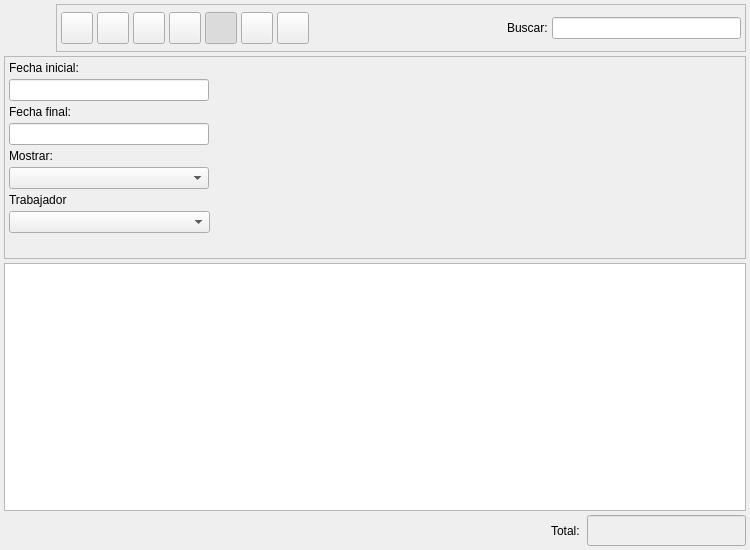
<?xml version="1.0" encoding="UTF-8"?>
<ui version="4.0">
 <author>Tomeu Borras</author>
 <class>TicketClienteListBase</class>
 <widget class="QWidget" name="TicketClienteListBase">
  <property name="enabled">
   <bool>true</bool>
  </property>
  <property name="geometry">
   <rect>
    <x>0</x>
    <y>0</y>
    <width>750</width>
    <height>550</height>
   </rect>
  </property>
  <property name="minimumSize">
   <size>
    <width>750</width>
    <height>550</height>
   </size>
  </property>
  <property name="windowTitle">
   <string>Tickets a clientes</string>
  </property>
  <property name="windowIcon">
   <iconset resource="../../../bulmages.qrc">
    <normaloff>:/Images/client-delivery-note-list.png</normaloff>:/Images/client-delivery-note-list.png</iconset>
  </property>
  <layout class="QGridLayout">
   <property name="margin">
    <number>4</number>
   </property>
   <property name="spacing">
    <number>4</number>
   </property>
   <item row="1" column="0">
    <widget class="QFrame" name="m_busqueda">
     <property name="minimumSize">
      <size>
       <width>16</width>
       <height>185</height>
      </size>
     </property>
     <property name="frameShape">
      <enum>QFrame::StyledPanel</enum>
     </property>
     <property name="frameShadow">
      <enum>QFrame::Raised</enum>
     </property>
     <layout class="QGridLayout">
      <property name="margin">
       <number>4</number>
      </property>
      <property name="spacing">
       <number>4</number>
      </property>
      <item row="8" column="0">
       <spacer>
        <property name="orientation">
         <enum>Qt::Vertical</enum>
        </property>
        <property name="sizeType">
         <enum>QSizePolicy::Preferred</enum>
        </property>
        <property name="sizeHint" stdset="0">
         <size>
          <width>201</width>
          <height>21</height>
         </size>
        </property>
       </spacer>
      </item>
      <item row="4" column="0">
       <widget class="QLabel" name="label_2">
        <property name="text">
         <string>Mostrar:</string>
        </property>
        <property name="alignment">
         <set>Qt::AlignLeading|Qt::AlignLeft|Qt::AlignVCenter</set>
        </property>
       </widget>
      </item>
      <item row="0" column="1" rowspan="9">
       <layout class="QVBoxLayout">
        <property name="spacing">
         <number>4</number>
        </property>
        <property name="margin">
         <number>0</number>
        </property>
        <item>
         <widget class="BfBuscarArticulo" name="m_articulo" native="true">
          <property name="sizePolicy">
           <sizepolicy hsizetype="Expanding" vsizetype="Preferred">
            <horstretch>0</horstretch>
            <verstretch>0</verstretch>
           </sizepolicy>
          </property>
         </widget>
        </item>
        <item>
         <widget class="BlSearchWidget" name="m_cliente" native="true">
          <property name="sizePolicy">
           <sizepolicy hsizetype="Expanding" vsizetype="Preferred">
            <horstretch>0</horstretch>
            <verstretch>0</verstretch>
           </sizepolicy>
          </property>
          <property name="minimumSize">
           <size>
            <width>250</width>
            <height>0</height>
           </size>
          </property>
         </widget>
        </item>
       </layout>
      </item>
      <item row="5" column="0">
       <widget class="QComboBox" name="mui_procesada">
        <property name="sizePolicy">
         <sizepolicy hsizetype="Fixed" vsizetype="Preferred">
          <horstretch>0</horstretch>
          <verstretch>0</verstretch>
         </sizepolicy>
        </property>
        <property name="minimumSize">
         <size>
          <width>200</width>
          <height>21</height>
         </size>
        </property>
        <property name="focusPolicy">
         <enum>Qt::StrongFocus</enum>
        </property>
        <property name="frame">
         <bool>true</bool>
        </property>
       </widget>
      </item>
      <item row="0" column="0">
       <widget class="QLabel" name="textLabel1_4">
        <property name="text">
         <string>Fecha inicial:</string>
        </property>
       </widget>
      </item>
      <item row="2" column="0">
       <widget class="QLabel" name="textLabel1_4_2">
        <property name="text">
         <string>Fecha final:</string>
        </property>
       </widget>
      </item>
      <item row="3" column="0">
       <widget class="BlDateSearch" name="m_fechafin">
        <property name="sizePolicy">
         <sizepolicy hsizetype="Fixed" vsizetype="Preferred">
          <horstretch>0</horstretch>
          <verstretch>0</verstretch>
         </sizepolicy>
        </property>
        <property name="minimumSize">
         <size>
          <width>200</width>
          <height>21</height>
         </size>
        </property>
       </widget>
      </item>
      <item row="1" column="0">
       <widget class="BlDateSearch" name="m_fechain">
        <property name="sizePolicy">
         <sizepolicy hsizetype="Fixed" vsizetype="Preferred">
          <horstretch>0</horstretch>
          <verstretch>0</verstretch>
         </sizepolicy>
        </property>
        <property name="minimumSize">
         <size>
          <width>200</width>
          <height>21</height>
         </size>
        </property>
       </widget>
      </item>
      <item row="7" column="0">
       <widget class="BlComboBox" name="m_idtrabajador"/>
      </item>
      <item row="6" column="0">
       <widget class="QLabel" name="label_3">
        <property name="text">
         <string>Trabajador</string>
        </property>
       </widget>
      </item>
     </layout>
    </widget>
   </item>
   <item row="2" column="0">
    <widget class="TicketClienteListSubform" name="mui_list"/>
   </item>
   <item row="3" column="0">
    <layout class="QHBoxLayout">
     <property name="spacing">
      <number>4</number>
     </property>
     <property name="margin">
      <number>0</number>
     </property>
     <item>
      <spacer>
       <property name="orientation">
        <enum>Qt::Horizontal</enum>
       </property>
       <property name="sizeType">
        <enum>QSizePolicy::Expanding</enum>
       </property>
       <property name="sizeHint" stdset="0">
        <size>
         <width>340</width>
         <height>21</height>
        </size>
       </property>
      </spacer>
     </item>
     <item>
      <widget class="QLabel" name="textLabel1_3">
       <property name="text">
        <string>Total: </string>
       </property>
      </widget>
     </item>
     <item>
      <widget class="QLineEdit" name="m_total">
       <property name="enabled">
        <bool>true</bool>
       </property>
       <property name="sizePolicy">
        <sizepolicy hsizetype="Preferred" vsizetype="Fixed">
         <horstretch>0</horstretch>
         <verstretch>0</verstretch>
        </sizepolicy>
       </property>
       <property name="minimumSize">
        <size>
         <width>150</width>
         <height>0</height>
        </size>
       </property>
       <property name="palette">
        <palette>
         <active>
          <colorrole role="WindowText">
           <brush brushstyle="SolidPattern">
            <color alpha="255">
             <red>0</red>
             <green>0</green>
             <blue>0</blue>
            </color>
           </brush>
          </colorrole>
          <colorrole role="Button">
           <brush brushstyle="SolidPattern">
            <color alpha="255">
             <red>221</red>
             <green>223</green>
             <blue>228</blue>
            </color>
           </brush>
          </colorrole>
          <colorrole role="Light">
           <brush brushstyle="SolidPattern">
            <color alpha="255">
             <red>255</red>
             <green>255</green>
             <blue>255</blue>
            </color>
           </brush>
          </colorrole>
          <colorrole role="Midlight">
           <brush brushstyle="SolidPattern">
            <color alpha="255">
             <red>255</red>
             <green>255</green>
             <blue>255</blue>
            </color>
           </brush>
          </colorrole>
          <colorrole role="Dark">
           <brush brushstyle="SolidPattern">
            <color alpha="255">
             <red>85</red>
             <green>85</green>
             <blue>85</blue>
            </color>
           </brush>
          </colorrole>
          <colorrole role="Mid">
           <brush brushstyle="SolidPattern">
            <color alpha="255">
             <red>199</red>
             <green>199</green>
             <blue>199</blue>
            </color>
           </brush>
          </colorrole>
          <colorrole role="Text">
           <brush brushstyle="SolidPattern">
            <color alpha="255">
             <red>0</red>
             <green>0</green>
             <blue>0</blue>
            </color>
           </brush>
          </colorrole>
          <colorrole role="BrightText">
           <brush brushstyle="SolidPattern">
            <color alpha="255">
             <red>255</red>
             <green>255</green>
             <blue>255</blue>
            </color>
           </brush>
          </colorrole>
          <colorrole role="ButtonText">
           <brush brushstyle="SolidPattern">
            <color alpha="255">
             <red>0</red>
             <green>0</green>
             <blue>0</blue>
            </color>
           </brush>
          </colorrole>
          <colorrole role="Base">
           <brush brushstyle="SolidPattern">
            <color alpha="255">
             <red>239</red>
             <green>239</green>
             <blue>239</blue>
            </color>
           </brush>
          </colorrole>
          <colorrole role="Window">
           <brush brushstyle="SolidPattern">
            <color alpha="255">
             <red>239</red>
             <green>239</green>
             <blue>239</blue>
            </color>
           </brush>
          </colorrole>
          <colorrole role="Shadow">
           <brush brushstyle="SolidPattern">
            <color alpha="255">
             <red>0</red>
             <green>0</green>
             <blue>0</blue>
            </color>
           </brush>
          </colorrole>
          <colorrole role="Highlight">
           <brush brushstyle="SolidPattern">
            <color alpha="255">
             <red>103</red>
             <green>141</green>
             <blue>178</blue>
            </color>
           </brush>
          </colorrole>
          <colorrole role="HighlightedText">
           <brush brushstyle="SolidPattern">
            <color alpha="255">
             <red>255</red>
             <green>255</green>
             <blue>255</blue>
            </color>
           </brush>
          </colorrole>
          <colorrole role="Link">
           <brush brushstyle="SolidPattern">
            <color alpha="255">
             <red>0</red>
             <green>0</green>
             <blue>238</blue>
            </color>
           </brush>
          </colorrole>
          <colorrole role="LinkVisited">
           <brush brushstyle="SolidPattern">
            <color alpha="255">
             <red>82</red>
             <green>24</green>
             <blue>139</blue>
            </color>
           </brush>
          </colorrole>
          <colorrole role="AlternateBase">
           <brush brushstyle="SolidPattern">
            <color alpha="255">
             <red>232</red>
             <green>232</green>
             <blue>232</blue>
            </color>
           </brush>
          </colorrole>
         </active>
         <inactive>
          <colorrole role="WindowText">
           <brush brushstyle="SolidPattern">
            <color alpha="255">
             <red>0</red>
             <green>0</green>
             <blue>0</blue>
            </color>
           </brush>
          </colorrole>
          <colorrole role="Button">
           <brush brushstyle="SolidPattern">
            <color alpha="255">
             <red>221</red>
             <green>223</green>
             <blue>228</blue>
            </color>
           </brush>
          </colorrole>
          <colorrole role="Light">
           <brush brushstyle="SolidPattern">
            <color alpha="255">
             <red>255</red>
             <green>255</green>
             <blue>255</blue>
            </color>
           </brush>
          </colorrole>
          <colorrole role="Midlight">
           <brush brushstyle="SolidPattern">
            <color alpha="255">
             <red>255</red>
             <green>255</green>
             <blue>255</blue>
            </color>
           </brush>
          </colorrole>
          <colorrole role="Dark">
           <brush brushstyle="SolidPattern">
            <color alpha="255">
             <red>85</red>
             <green>85</green>
             <blue>85</blue>
            </color>
           </brush>
          </colorrole>
          <colorrole role="Mid">
           <brush brushstyle="SolidPattern">
            <color alpha="255">
             <red>199</red>
             <green>199</green>
             <blue>199</blue>
            </color>
           </brush>
          </colorrole>
          <colorrole role="Text">
           <brush brushstyle="SolidPattern">
            <color alpha="255">
             <red>0</red>
             <green>0</green>
             <blue>0</blue>
            </color>
           </brush>
          </colorrole>
          <colorrole role="BrightText">
           <brush brushstyle="SolidPattern">
            <color alpha="255">
             <red>255</red>
             <green>255</green>
             <blue>255</blue>
            </color>
           </brush>
          </colorrole>
          <colorrole role="ButtonText">
           <brush brushstyle="SolidPattern">
            <color alpha="255">
             <red>0</red>
             <green>0</green>
             <blue>0</blue>
            </color>
           </brush>
          </colorrole>
          <colorrole role="Base">
           <brush brushstyle="SolidPattern">
            <color alpha="255">
             <red>239</red>
             <green>239</green>
             <blue>239</blue>
            </color>
           </brush>
          </colorrole>
          <colorrole role="Window">
           <brush brushstyle="SolidPattern">
            <color alpha="255">
             <red>239</red>
             <green>239</green>
             <blue>239</blue>
            </color>
           </brush>
          </colorrole>
          <colorrole role="Shadow">
           <brush brushstyle="SolidPattern">
            <color alpha="255">
             <red>0</red>
             <green>0</green>
             <blue>0</blue>
            </color>
           </brush>
          </colorrole>
          <colorrole role="Highlight">
           <brush brushstyle="SolidPattern">
            <color alpha="255">
             <red>103</red>
             <green>141</green>
             <blue>178</blue>
            </color>
           </brush>
          </colorrole>
          <colorrole role="HighlightedText">
           <brush brushstyle="SolidPattern">
            <color alpha="255">
             <red>255</red>
             <green>255</green>
             <blue>255</blue>
            </color>
           </brush>
          </colorrole>
          <colorrole role="Link">
           <brush brushstyle="SolidPattern">
            <color alpha="255">
             <red>0</red>
             <green>0</green>
             <blue>238</blue>
            </color>
           </brush>
          </colorrole>
          <colorrole role="LinkVisited">
           <brush brushstyle="SolidPattern">
            <color alpha="255">
             <red>82</red>
             <green>24</green>
             <blue>139</blue>
            </color>
           </brush>
          </colorrole>
          <colorrole role="AlternateBase">
           <brush brushstyle="SolidPattern">
            <color alpha="255">
             <red>232</red>
             <green>232</green>
             <blue>232</blue>
            </color>
           </brush>
          </colorrole>
         </inactive>
         <disabled>
          <colorrole role="WindowText">
           <brush brushstyle="SolidPattern">
            <color alpha="255">
             <red>128</red>
             <green>128</green>
             <blue>128</blue>
            </color>
           </brush>
          </colorrole>
          <colorrole role="Button">
           <brush brushstyle="SolidPattern">
            <color alpha="255">
             <red>221</red>
             <green>223</green>
             <blue>228</blue>
            </color>
           </brush>
          </colorrole>
          <colorrole role="Light">
           <brush brushstyle="SolidPattern">
            <color alpha="255">
             <red>255</red>
             <green>255</green>
             <blue>255</blue>
            </color>
           </brush>
          </colorrole>
          <colorrole role="Midlight">
           <brush brushstyle="SolidPattern">
            <color alpha="255">
             <red>255</red>
             <green>255</green>
             <blue>255</blue>
            </color>
           </brush>
          </colorrole>
          <colorrole role="Dark">
           <brush brushstyle="SolidPattern">
            <color alpha="255">
             <red>85</red>
             <green>85</green>
             <blue>85</blue>
            </color>
           </brush>
          </colorrole>
          <colorrole role="Mid">
           <brush brushstyle="SolidPattern">
            <color alpha="255">
             <red>199</red>
             <green>199</green>
             <blue>199</blue>
            </color>
           </brush>
          </colorrole>
          <colorrole role="Text">
           <brush brushstyle="SolidPattern">
            <color alpha="255">
             <red>199</red>
             <green>199</green>
             <blue>199</blue>
            </color>
           </brush>
          </colorrole>
          <colorrole role="BrightText">
           <brush brushstyle="SolidPattern">
            <color alpha="255">
             <red>255</red>
             <green>255</green>
             <blue>255</blue>
            </color>
           </brush>
          </colorrole>
          <colorrole role="ButtonText">
           <brush brushstyle="SolidPattern">
            <color alpha="255">
             <red>128</red>
             <green>128</green>
             <blue>128</blue>
            </color>
           </brush>
          </colorrole>
          <colorrole role="Base">
           <brush brushstyle="SolidPattern">
            <color alpha="255">
             <red>239</red>
             <green>239</green>
             <blue>239</blue>
            </color>
           </brush>
          </colorrole>
          <colorrole role="Window">
           <brush brushstyle="SolidPattern">
            <color alpha="255">
             <red>239</red>
             <green>239</green>
             <blue>239</blue>
            </color>
           </brush>
          </colorrole>
          <colorrole role="Shadow">
           <brush brushstyle="SolidPattern">
            <color alpha="255">
             <red>0</red>
             <green>0</green>
             <blue>0</blue>
            </color>
           </brush>
          </colorrole>
          <colorrole role="Highlight">
           <brush brushstyle="SolidPattern">
            <color alpha="255">
             <red>86</red>
             <green>117</green>
             <blue>148</blue>
            </color>
           </brush>
          </colorrole>
          <colorrole role="HighlightedText">
           <brush brushstyle="SolidPattern">
            <color alpha="255">
             <red>255</red>
             <green>255</green>
             <blue>255</blue>
            </color>
           </brush>
          </colorrole>
          <colorrole role="Link">
           <brush brushstyle="SolidPattern">
            <color alpha="255">
             <red>0</red>
             <green>0</green>
             <blue>238</blue>
            </color>
           </brush>
          </colorrole>
          <colorrole role="LinkVisited">
           <brush brushstyle="SolidPattern">
            <color alpha="255">
             <red>82</red>
             <green>24</green>
             <blue>139</blue>
            </color>
           </brush>
          </colorrole>
          <colorrole role="AlternateBase">
           <brush brushstyle="SolidPattern">
            <color alpha="255">
             <red>232</red>
             <green>232</green>
             <blue>232</blue>
            </color>
           </brush>
          </colorrole>
         </disabled>
        </palette>
       </property>
       <property name="font">
        <font>
         <family>Sans Serif</family>
         <pointsize>12</pointsize>
         <weight>75</weight>
         <italic>false</italic>
         <bold>true</bold>
         <underline>false</underline>
         <strikeout>false</strikeout>
        </font>
       </property>
       <property name="alignment">
        <set>Qt::AlignRight</set>
       </property>
       <property name="readOnly">
        <bool>true</bool>
       </property>
      </widget>
     </item>
    </layout>
   </item>
   <item row="0" column="0">
    <layout class="QHBoxLayout">
     <property name="spacing">
      <number>4</number>
     </property>
     <property name="margin">
      <number>0</number>
     </property>
     <item>
      <widget class="QLabel" name="label">
       <property name="minimumSize">
        <size>
         <width>48</width>
         <height>48</height>
        </size>
       </property>
       <property name="maximumSize">
        <size>
         <width>48</width>
         <height>48</height>
        </size>
       </property>
       <property name="text">
        <string/>
       </property>
       <property name="pixmap">
        <pixmap resource="../../../bulmages.qrc">:/Images/client-delivery-note-list.png</pixmap>
       </property>
       <property name="scaledContents">
        <bool>true</bool>
       </property>
      </widget>
     </item>
     <item>
      <widget class="QFrame" name="m_botonera">
       <property name="frameShape">
        <enum>QFrame::StyledPanel</enum>
       </property>
       <property name="frameShadow">
        <enum>QFrame::Raised</enum>
       </property>
       <layout class="QHBoxLayout">
        <property name="spacing">
         <number>4</number>
        </property>
        <property name="margin">
         <number>4</number>
        </property>
        <item>
         <widget class="QToolButton" name="mui_crear">
          <property name="minimumSize">
           <size>
            <width>32</width>
            <height>32</height>
           </size>
          </property>
          <property name="maximumSize">
           <size>
            <width>32</width>
            <height>32</height>
           </size>
          </property>
          <property name="toolTip">
           <string>Nuevo ticket</string>
          </property>
          <property name="whatsThis">
           <string>Nuevo ticket</string>
          </property>
          <property name="text">
           <string/>
          </property>
          <property name="icon">
           <iconset resource="../../../bulmages.qrc">
            <normaloff>:/Images/document-new.png</normaloff>:/Images/document-new.png</iconset>
          </property>
          <property name="iconSize">
           <size>
            <width>22</width>
            <height>22</height>
           </size>
          </property>
          <property name="shortcut">
           <string>Ctrl+N</string>
          </property>
         </widget>
        </item>
        <item>
         <widget class="QToolButton" name="mui_editar">
          <property name="minimumSize">
           <size>
            <width>32</width>
            <height>32</height>
           </size>
          </property>
          <property name="maximumSize">
           <size>
            <width>32</width>
            <height>32</height>
           </size>
          </property>
          <property name="toolTip">
           <string>Editar ticket</string>
          </property>
          <property name="whatsThis">
           <string>Editar ticket</string>
          </property>
          <property name="text">
           <string/>
          </property>
          <property name="icon">
           <iconset resource="../../../bulmages.qrc">
            <normaloff>:/Images/document-open.png</normaloff>:/Images/document-open.png</iconset>
          </property>
          <property name="iconSize">
           <size>
            <width>22</width>
            <height>22</height>
           </size>
          </property>
          <property name="shortcut">
           <string>Ctrl+E</string>
          </property>
         </widget>
        </item>
        <item>
         <widget class="QToolButton" name="mui_borrar">
          <property name="minimumSize">
           <size>
            <width>32</width>
            <height>32</height>
           </size>
          </property>
          <property name="maximumSize">
           <size>
            <width>32</width>
            <height>32</height>
           </size>
          </property>
          <property name="toolTip">
           <string>Borrar ticket</string>
          </property>
          <property name="whatsThis">
           <string>Borrar ticket</string>
          </property>
          <property name="text">
           <string/>
          </property>
          <property name="icon">
           <iconset resource="../../../bulmages.qrc">
            <normaloff>:/Images/edit-delete.png</normaloff>:/Images/edit-delete.png</iconset>
          </property>
          <property name="iconSize">
           <size>
            <width>22</width>
            <height>22</height>
           </size>
          </property>
          <property name="shortcut">
           <string>Ctrl+D</string>
          </property>
         </widget>
        </item>
        <item>
         <widget class="QToolButton" name="mui_imprimir">
          <property name="minimumSize">
           <size>
            <width>32</width>
            <height>32</height>
           </size>
          </property>
          <property name="maximumSize">
           <size>
            <width>32</width>
            <height>32</height>
           </size>
          </property>
          <property name="toolTip">
           <string>Imprimir listado</string>
          </property>
          <property name="whatsThis">
           <string>Imprimir listado</string>
          </property>
          <property name="text">
           <string/>
          </property>
          <property name="icon">
           <iconset resource="../../../bulmages.qrc">
            <normaloff>:/Images/document-print.png</normaloff>:/Images/document-print.png</iconset>
          </property>
          <property name="iconSize">
           <size>
            <width>22</width>
            <height>22</height>
           </size>
          </property>
          <property name="shortcut">
           <string>Ctrl+P</string>
          </property>
         </widget>
        </item>
        <item>
         <widget class="QToolButton" name="mui_filtrar">
          <property name="minimumSize">
           <size>
            <width>32</width>
            <height>32</height>
           </size>
          </property>
          <property name="maximumSize">
           <size>
            <width>32</width>
            <height>32</height>
           </size>
          </property>
          <property name="toolTip">
           <string>Filtrar tickets</string>
          </property>
          <property name="whatsThis">
           <string>Filtrar tickets</string>
          </property>
          <property name="text">
           <string/>
          </property>
          <property name="icon">
           <iconset resource="../../../bulmages.qrc">
            <normaloff>:/Images/edit-find.png</normaloff>:/Images/edit-find.png</iconset>
          </property>
          <property name="iconSize">
           <size>
            <width>22</width>
            <height>22</height>
           </size>
          </property>
          <property name="shortcut">
           <string>Ctrl+F</string>
          </property>
          <property name="checkable">
           <bool>true</bool>
          </property>
          <property name="checked">
           <bool>true</bool>
          </property>
         </widget>
        </item>
        <item>
         <widget class="QToolButton" name="mui_configurar">
          <property name="minimumSize">
           <size>
            <width>32</width>
            <height>32</height>
           </size>
          </property>
          <property name="maximumSize">
           <size>
            <width>32</width>
            <height>32</height>
           </size>
          </property>
          <property name="toolTip">
           <string>Configurar listado</string>
          </property>
          <property name="whatsThis">
           <string>Configurar listado</string>
          </property>
          <property name="text">
           <string/>
          </property>
          <property name="icon">
           <iconset resource="../../../bulmages.qrc">
            <normaloff>:/Images/document-properties.png</normaloff>:/Images/document-properties.png</iconset>
          </property>
          <property name="iconSize">
           <size>
            <width>22</width>
            <height>22</height>
           </size>
          </property>
          <property name="shortcut">
           <string>Ctrl+B</string>
          </property>
          <property name="checkable">
           <bool>true</bool>
          </property>
         </widget>
        </item>
        <item>
         <widget class="QToolButton" name="mui_actualizar">
          <property name="minimumSize">
           <size>
            <width>32</width>
            <height>32</height>
           </size>
          </property>
          <property name="maximumSize">
           <size>
            <width>32</width>
            <height>32</height>
           </size>
          </property>
          <property name="toolTip">
           <string>Actualizar listado</string>
          </property>
          <property name="whatsThis">
           <string>Actualizar listado</string>
          </property>
          <property name="text">
           <string/>
          </property>
          <property name="icon">
           <iconset resource="../../../bulmages.qrc">
            <normaloff>:/Images/view-refresh.png</normaloff>:/Images/view-refresh.png</iconset>
          </property>
          <property name="iconSize">
           <size>
            <width>22</width>
            <height>22</height>
           </size>
          </property>
          <property name="shortcut">
           <string>F5</string>
          </property>
         </widget>
        </item>
        <item>
         <widget class="QFrame" name="mui_plugbotones">
          <property name="sizePolicy">
           <sizepolicy hsizetype="Minimum" vsizetype="Preferred">
            <horstretch>0</horstretch>
            <verstretch>0</verstretch>
           </sizepolicy>
          </property>
          <property name="frameShape">
           <enum>QFrame::NoFrame</enum>
          </property>
          <property name="frameShadow">
           <enum>QFrame::Plain</enum>
          </property>
          <property name="lineWidth">
           <number>0</number>
          </property>
         </widget>
        </item>
        <item>
         <spacer>
          <property name="orientation">
           <enum>Qt::Horizontal</enum>
          </property>
          <property name="sizeType">
           <enum>QSizePolicy::Expanding</enum>
          </property>
          <property name="sizeHint" stdset="0">
           <size>
            <width>101</width>
            <height>34</height>
           </size>
          </property>
         </spacer>
        </item>
        <item>
         <widget class="QLabel" name="textLabel1">
          <property name="text">
           <string>Buscar:</string>
          </property>
         </widget>
        </item>
        <item>
         <widget class="QLineEdit" name="m_filtro">
          <property name="minimumSize">
           <size>
            <width>150</width>
            <height>0</height>
           </size>
          </property>
         </widget>
        </item>
       </layout>
      </widget>
     </item>
    </layout>
   </item>
  </layout>
 </widget>
 <layoutdefault spacing="3" margin="5"/>
 <customwidgets>
  <customwidget>
   <class>BlDateSearch</class>
   <extends>QLineEdit</extends>
   <header>../../bulmalib/src/bldatesearch.h</header>
  </customwidget>
  <customwidget>
   <class>BfBuscarArticulo</class>
   <extends>QWidget</extends>
   <header>bfbuscararticulo.h</header>
  </customwidget>
  <customwidget>
   <class>TicketClienteListSubform</class>
   <extends>QTableWidget</extends>
   <header>ticketclientelist.h</header>
  </customwidget>
  <customwidget>
   <class>BlSearchWidget</class>
   <extends>QWidget</extends>
   <header>blsearchwidget.h</header>
  </customwidget>
  <customwidget>
   <class>BlComboBox</class>
   <extends>QComboBox</extends>
   <header>blcombobox.h</header>
  </customwidget>
 </customwidgets>
 <resources>
  <include location="../../../bulmages.qrc"/>
 </resources>
 <connections>
  <connection>
   <sender>mui_filtrar</sender>
   <signal>toggled(bool)</signal>
   <receiver>m_busqueda</receiver>
   <slot>setShown(bool)</slot>
   <hints>
    <hint type="sourcelabel">
     <x>236</x>
     <y>40</y>
    </hint>
    <hint type="destinationlabel">
     <x>229</x>
     <y>66</y>
    </hint>
   </hints>
  </connection>
 </connections>
</ui>
